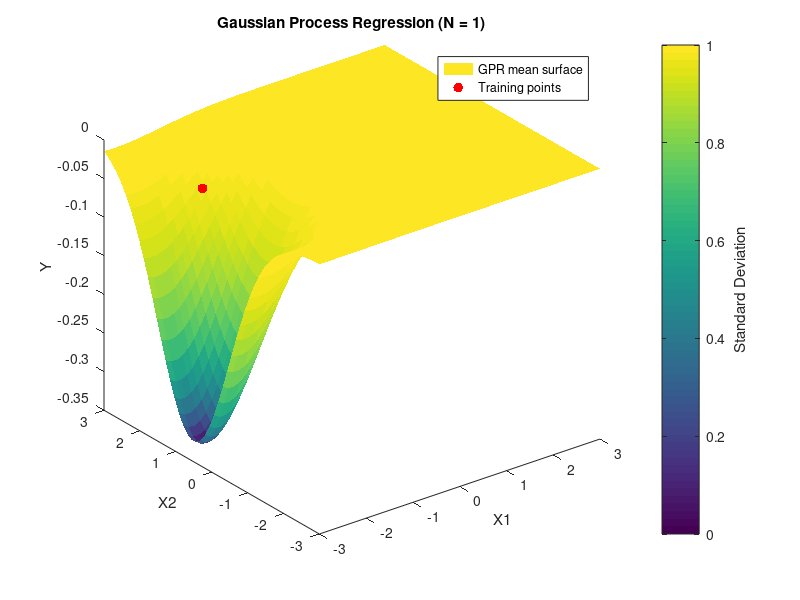

MATLAB code for this plot: (Note: this script raises an error after producing the figure.)
% Generate sample data
X = -3 + 6 * rand(20, 2); % 20 random 2D points
Y = sin(X(:,1)) .* cos(X(:,2)) + 0.05 * randn(20, 1); % Observations Y include some noise
n = length(X);

%% Define the RBF kernel function
sigma = 1.0; % Bandwidth of the RBF kernel
RBF_kernel = @(x1, x2) exp(-norm(x1 - x2)^2 / (2 * sigma^2));
%%
% Compute the full kernel matrix
K = zeros(n, n); % initialize the kernel matrix
for i = 1:n
    for j = 1:n
        K(i,j) = RBF_kernel(X(i,:), X(j,:));
    end
end

K = K + 0.05^2 * eye(n);

% Test inputs for prediction
[X1_test_grid, X2_test_grid] = meshgrid(linspace(-3, 3, 50), linspace(-3, 3, 50));
X_test = [X1_test_grid(:), X2_test_grid(:)];
m_test = size(X_test, 1);

% Kernel between test points and training points
K_test = zeros(m_test, n);
for k = 1:m_test
    for j = 1:n
        K_test(k,j) = RBF_kernel(X_test(k,:),X(j,:));
    end
end

% Precompute diagonal of K_test_test / For RBF exp(0)=1
k_star_star = ones(m_test, 1);

figure;
set(gcf, 'color', 'w'); % gcf stands for 'get current figure'

scriptPath = mfilename('fullpath');
[scriptDir, ~, ~] = fileparts(scriptPath);
filename = fullfile(scriptDir, 'gpr_twodim_demo.gif');

for i = 1:n
    % Get relevant submatrices
    K_i = K(1:i, 1:i);
    K_inv = inv(K_i);
    K_test_i = K_test(:,1:i);
    Y_i = Y(1:i);

    % Compute predictive mean
    mu_test = K_test_i * K_inv * Y_i;
    
    % Compute predictive variance
    var_test = zeros(m_test, 1);
    for k = 1:m_test
        k_star = K_test_i(k,:)';
        var_test(k) = k_star_star(k) - k_star' * K_inv * k_star;
    end
    std_test = sqrt(var_test);
    
    %% Plot the results
    cla; % clear current axes
    hold on;
    
    %Plot the mean surface[X1,X2] with std as color
    mu_test_grid = reshape(mu_test,size(X1_test_grid));
    std_test_grid = reshape(std_test,size(X1_test_grid));
    surf(X1_test_grid, X2_test_grid, mu_test_grid, std_test_grid, 'EdgeColor','none');
    colorbar;
    hcb = colorbar;
    ylabel(hcb, 'Standard Deviation');
    
    % Plot the training points
    scatter(X(1:i,1), X(1:i,2), 50, 'filled', 'MarkerFaceColor', 'red');

    hold off;
    legend('GPR mean surface', 'Training points', 'Location', 'Best');
    xlabel('X1');
    ylabel('X2');
    zlabel('Y');
    title(['Gaussian Process Regression (N = ' num2str(i) ')']);
    view(3);
    %% Generate gif
    drawnow;
    frame = getframe(gcf); % Capture figure frame
    im = frame2im(frame); % Convert frame to image
    [A, map] = rgb2ind(im, 256); % Convert image to indexed image
    if i == 1
        imwrite(A, map, filename, 'gif', 'LoopCount', Inf, 'DelayTime', 1);
    else
        imwrite(A, map, filename, 'gif', 'WriteMode', 'append', 'DelayTime', 1);
    end

    pause(1);
end
